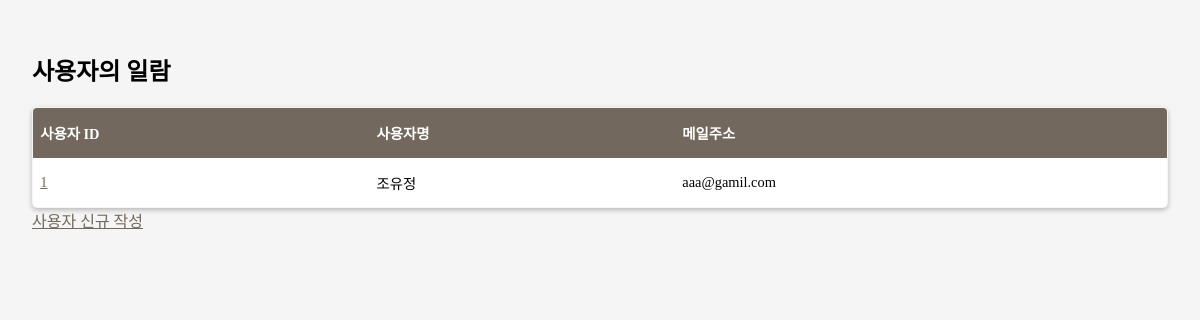
The page /auth/users on the database as committed earlier.
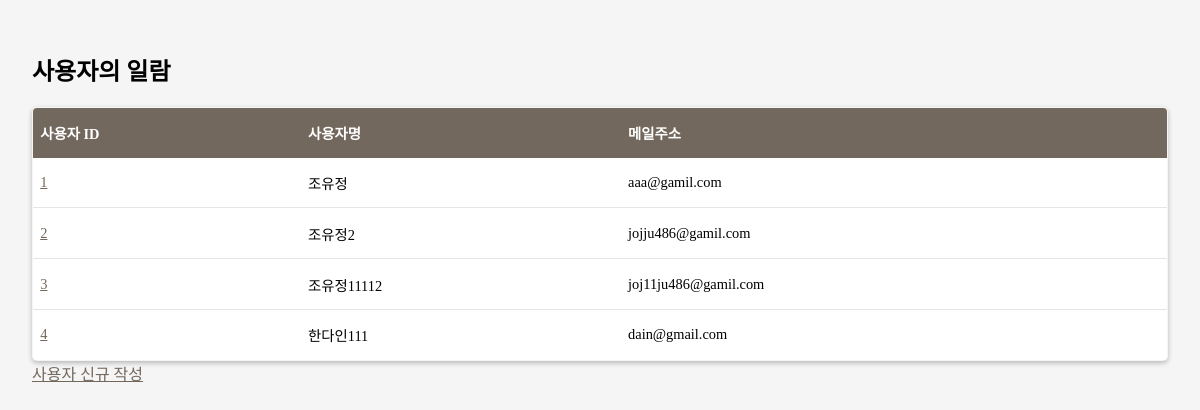
The same page on the database as committed later.
### apps/crud/models.py (models this page shows, shortened)
class UserTest(db.Model):
    __tablename__ = "users_test"
    id = db.Column(db.Integer, primary_key=True)
    username = db.Column(db.String, index=True)
    email = db.Column(db.String, unique=True, index=True)
    password_hash = db.Column(db.String)
    created_at = db.Column(db.DateTime, default=datetime.now)
    updated_at = db.Column(db.DateTime, default=datetime.now, onupdate=datetime.now)
    print("!!!!!!!!!!!!!!!!!!!!!!!!!!!!!!!!!!",id)
    @property
    def password(self):
        raise AttributeError("읽어 들일 수 없음")

### apps/auth/views.py (the view)
@auth.route('/users')
def users():
    users = UserTest.query.all()
    print(users)
    return render_template('auth/index.html',users=users)

### apps/auth/templates/auth/index.html (shortened to what this page needs)
<!DOCTYPE html>
<html lang="ko">
    <head>
        <link rel="stylesheet" href="{{url_for('auth.static',filename='style.css')}}" />
    </head>
    <body>
        <h2>사용자의 일람</h2>
        <table>
            <thead>
            <tr>
                <th>사용자 ID</th>
                <th>사용자명</th>
                <th>메일주소</th>
            </tr>
            </thead>
            <tbody>
                {% for i in users %}
                <tr>
                    <td><a href="{{url_for('auth.edit_user',user_id=i.id)}}">{{ i.id }}</a></td>
                    <td>{{ i.username }}</td>
                    <td>{{ i.email }}</td>
                </tr>
                {% endfor %}
            </tbody>
        </table>
        <label for="terms"><a href="{{ url_for('auth.create_user')}}">사용자 신규 작성</a></label>
    </body>
</html>

### apps/auth/static/style.css (style rules this page uses)
body { padding: 1.5em; background: #f5f5f5 }
table { border: 1px #a39485 solid; font-size: .9em; box-shadow: 0 2px 5px rgba(0, 0, 0, .25); width: 100%; border-collapse: collapse; border-radius: 5px; overflow: hidden; }
th { text-align: left; }
thead { font-weight: bold; color: #fff; background: #73685d; }
td, th { padding: 1em .5em; vertical-align: middle; }
td { border-bottom: 1px solid rgba(0, 0, 0, .1); background: #fff; }
a { color: #73685d; }

Rows that differ between the two databases and show on the page:
added UserTest: id "2", username "조유정2", email "jojju486@gamil.com"
added UserTest: id "3", username "조유정11112", email "joj11ju486@gamil.com"
added UserTest: id "4", username "한다인111", email "dain@gmail.com"
